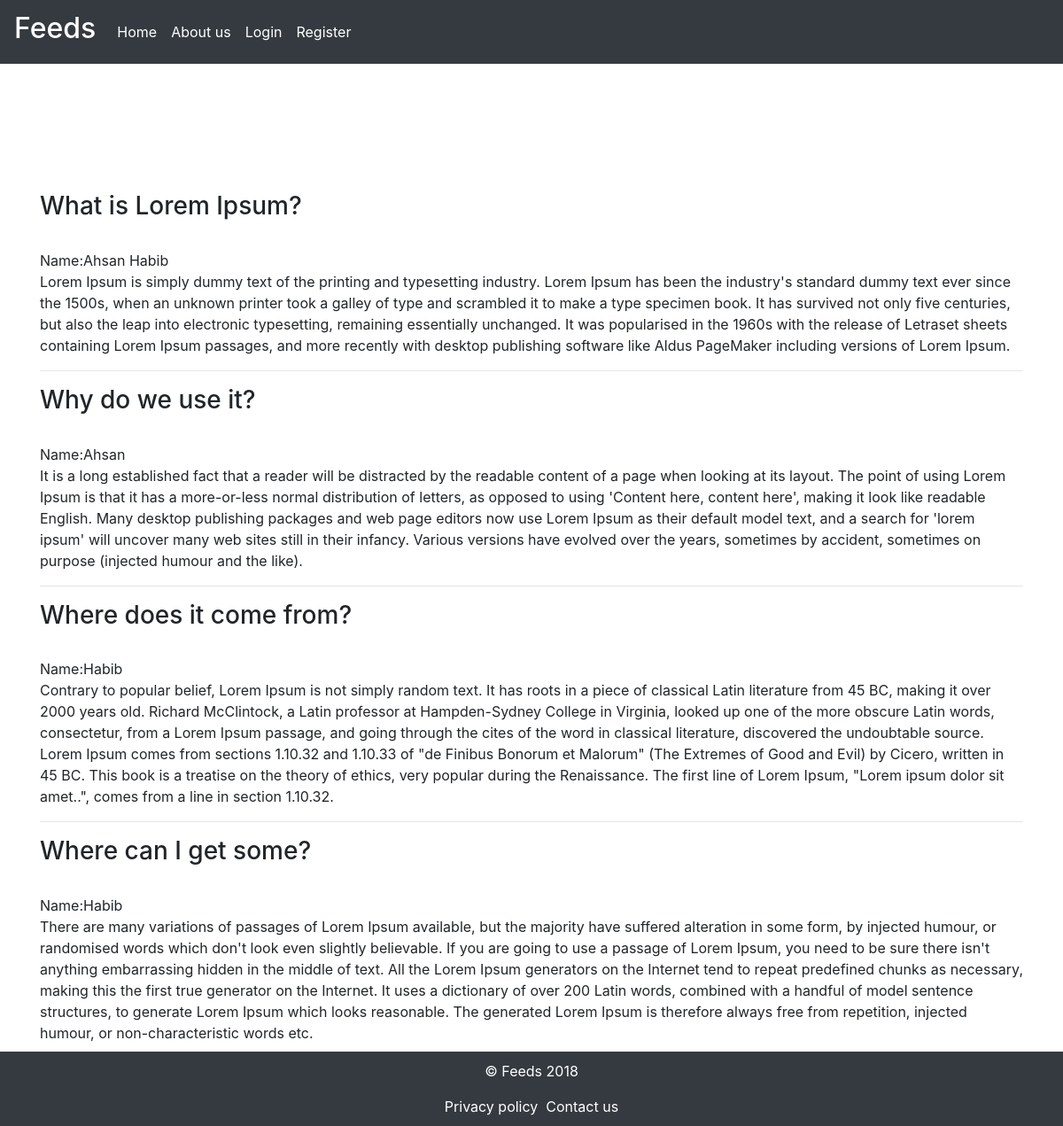
The page / on the database its author committed.
### posts/models.py (models this page shows, shortened)
class Feed(models.Model):
	id=models.IntegerField(primary_key=True)
	author=models.CharField(max_length=50)
	title=models.CharField(max_length=100)
	body=models.TextField()

### posts/views.py (the view)
# urls.py: path(r'', views.index,name='index'),
def index(request):
	template='posts/index.html'
	results=Feed.objects.all()
	context={
		'results':results,
	}
	return render(request, template, context)

### posts/templates/posts/index.html
{% extends 'posts/base.html' %}
{% block content %}
{% load static %}
<br><br><br>
<div class="feeds">
	{% for result in results %}
		<h3>{{result.title}}</h3>
		<br>
		Name:{{result.author}}
		<br>
		<p id="{{result.id}}">
			{{result.body}}
		</p>
		<hr>
	{% endfor %}
</div>
{% endblock %}

### posts/templates/posts/base.html (shortened to what this page needs)
<!DOCTYPE html>
<html>
{% load pwa %}
{% load static %}
<head>
	<link rel="stylesheet" href="https://maxcdn.bootstrapcdn.com/bootstrap/4.0.0-beta.3/css/bootstrap.min.css">
</head>
<body>
	<div class="wrapper">
		<nav class="navbar navbar-expand-lg navbar-dark bg-dark">
			<a class="navbar-brand" href="#"><h2>Feeds</h2></a>
		  	<div class="collapse navbar-collapse" id="navbarSupportedContent">
		  		<ul class="navbar-nav mr-auto">
		  			<li class="nav-item active">
			        		<a class="nav-link" href="#">Home <span class="sr-only">(current)</span></a>
			      		</li>
			      		<li class="nav-item active">
			        		<a class="nav-link" href="#">About us</a>
			      		</li>
			      		{% if request.user.is_authenticated %}
				      		<li class="nav-item active">
				        		<a class="nav-link" href="{% url 'logout' %}">Logout</a>
				      		</li>
				      	{% else %}
				      		<li class="nav-item active">
				        		<a class="nav-link" href="{% url 'login' %}">Login</a>
				      		</li>
				      		<li class="nav-item active">
				      			<a class="nav-link" href="{% url 'register' %}">Register</a>
				      		</li>
				      	{% endif %}
		  		</ul>
		  	</div>
		</nav>
		<div id="content" class="container">
			<br><br><br>
			{% block content %}
			{% endblock %}
		</div>
		<div class="footer bg-dark">
			<p>&copy Feeds 2018</p>
			<a class="alink" href="#">Privacy policy</a>&nbsp
			<a class="alink" href="#">Contact us</a>
		</div>
	</div>
</body>
</html>

### posts/templates/posts/base.html (style rules this page uses)
.footer { text-align: center; position: absolute; padding:10px; color: white; width: 100%; bottom:0; }
.alink { text-decoration: none; color: white; }
#content { padding-bottom: 5%; }
html,body { margin: 0; padding: 0; height: 100%; }
.wrapper { position: relative; min-height: 100%; }

### rows shown on the page
Feed: title "What is Lorem Ipsum?", author "Ahsan Habib", body "Lorem Ipsum is simply dummy text of the printing and typesetting industry. Lorem Ipsum has been the industry's standard dummy text ever since the 1500s, when an unknown printer took a galley of type and scrambled it to make a type specimen book. It has survived not only five centuries, but also the leap into electronic typesetting, remaining essentially unchanged. It was popularised in the 1960s with the release of Letraset sheets containing Lorem Ipsum passages, and more recently with desktop publishing software like Aldus PageMaker including versions of Lorem Ipsum."
Feed: title "Why do we use it?", author "Ahsan", body "It is a long established fact that a reader will be distracted by the readable content of a page when looking at its layout. The point of using Lorem Ipsum is that it has a more-or-less normal distribution of letters, as opposed to using 'Content here, content here', making it look like readable English. Many desktop publishing packages and web page editors now use Lorem Ipsum as their default model text, and a search for 'lorem ipsum' will uncover many web sites still in their infancy. Various versions have evolved over the years, sometimes by accident, sometimes on purpose (injected humour and the like)."
Feed: title "Where does it come from?", author "Habib", body "Contrary to popular belief, Lorem Ipsum is not simply random text. It has roots in a piece of classical Latin literature from 45 BC, making it over 2000 years old. Richard McClintock, a Latin professor at Hampden-Sydney College in Virginia, looked up one of the more obscure Latin words, consectetur, from a Lorem Ipsum passage, and going through the cites of the word in classical literature, discovered the undoubtable source. Lorem Ipsum comes from sections 1.10.32 and 1.10.33 of \"de Finibus Bonorum et Malorum\" (The Extremes of Good and Evil) by Cicero, written in 45 BC. This book is a treatise on the theory of ethics, very popular during the Renaissance. The first line of Lorem Ipsum,…"
Feed: title "Where can I get some?", author "Habib", body "There are many variations of passages of Lorem Ipsum available, but the majority have suffered alteration in some form, by injected humour, or randomised words which don't look even slightly believable. If you are going to use a passage of Lorem Ipsum, you need to be sure there isn't anything embarrassing hidden in the middle of text. All the Lorem Ipsum generators on the Internet tend to repeat predefined chunks as necessary, making this the first true generator on the Internet. It uses a dictionary of over 200 Latin words, combined with a handful of model sentence structures, to generate Lorem Ipsum which looks reasonable. The generated Lorem Ipsum is therefore always free from…"
